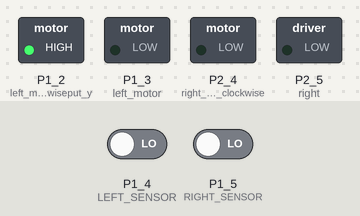
This sketch was run on a simulated TI MSP430 LaunchPad. Parts: switched loads named in the sketch (green lamp = pin HIGH). The test bench sets the inputs (shaded band); at power-on: P1_4 (LEFT_SENSOR) LOW, P1_5 (RIGHT_SENSOR) LOW.

Above: at 1.2 s.
1.3 s: P1_4 (LEFT_SENSOR) driven HIGH
At 1.7 s:
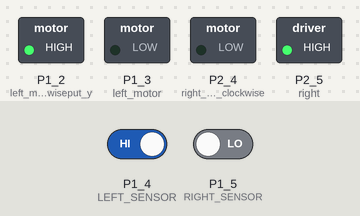
2.8 s: P1_5 (RIGHT_SENSOR) driven HIGH
At 4.0 s:
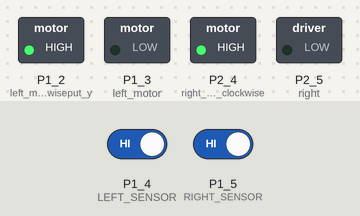
4.3 s: P1_4 (LEFT_SENSOR) driven LOW
At 5.3 s:
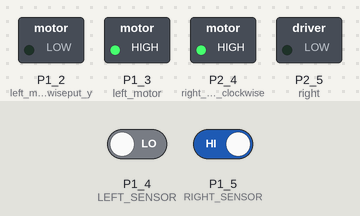
5.8 s: P1_5 (RIGHT_SENSOR) driven LOW
At 6.4 s:
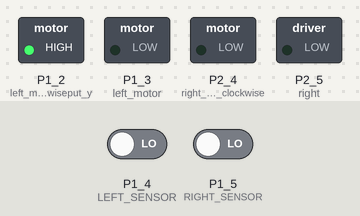
Timing chart, 0 to 8.3 s (numbered marks = the images above; inputs shaded):
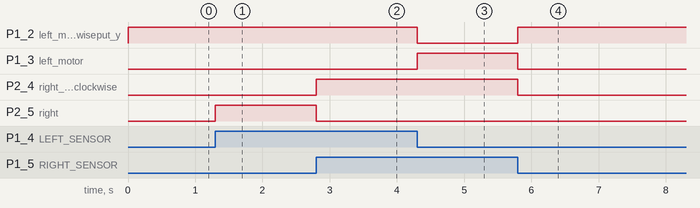

Measured:
- after the input at 1.3 s, P2_5 (right): LOW → HIGH at once
- after the input at 2.8 s, P2_4 (right_motor_clockwise): LOW → HIGH at once; P2_5 (right): HIGH → LOW at once
- after the input at 4.3 s, P1_2 (left_motor_clockwiseput_y): HIGH → LOW at once; P1_3 (left_motor): LOW → HIGH at once
- after the input at 5.8 s, P1_2 (left_motor_clockwiseput_y): LOW → HIGH at once; P1_3 (left_motor), P2_4 (right_motor_clockwise): HIGH → LOW at once

The sketch:

LFR_using_MSP430_Launch_pad__1_.ino
```cpp
void setup() {
  pinMode(P1_2,OUTPUT);// left motor clockwiseput your setup code here, to run once:
pinMode(P1_3,OUTPUT);// left motor
pinMode(P2_4,OUTPUT);//right motor clockwise
pinMode(P2_5,OUTPUT);//right
pinMode(P1_4,INPUT);//LEFT SENSOR
pinMode(P1_5,INPUT);//RIGHT SENSOR
}


void loop() {
  // put your main code here, to run repeatedly:
 if ((digitalRead(P1_4)==HIGH)&&(digitalRead(P1_5)==HIGH))
  {
  digitalWrite(P1_2,HIGH);//FORWARD
digitalWrite(P1_3,LOW);
 digitalWrite(P2_4,HIGH);
  digitalWrite(P2_5,LOW);
  }
  if ((digitalRead(P1_4)==LOW)&&(digitalRead(P1_5)==LOW))
  {
     digitalWrite(P1_2,HIGH);//STOP
digitalWrite(P1_3,LOW);
 digitalWrite(P2_4,LOW);
  digitalWrite(P2_5,LOW);
  }
   if ((digitalRead(P1_4)==HIGH)&&(digitalRead(P1_5)==LOW))
  {
     digitalWrite(P1_2,HIGH);//FORWARD
digitalWrite(P1_3,LOW);
 digitalWrite(P2_4,LOW);
  digitalWrite(P2_5,HIGH);
  }
   if ((digitalRead(P1_4)==LOW)&&(digitalRead(P1_5)==HIGH))
  {
     digitalWrite(P1_2,LOW);//FORWARD
digitalWrite(P1_3,HIGH);
 digitalWrite(P2_4,HIGH);
  digitalWrite(P2_5,LOW);
  }
}
```
